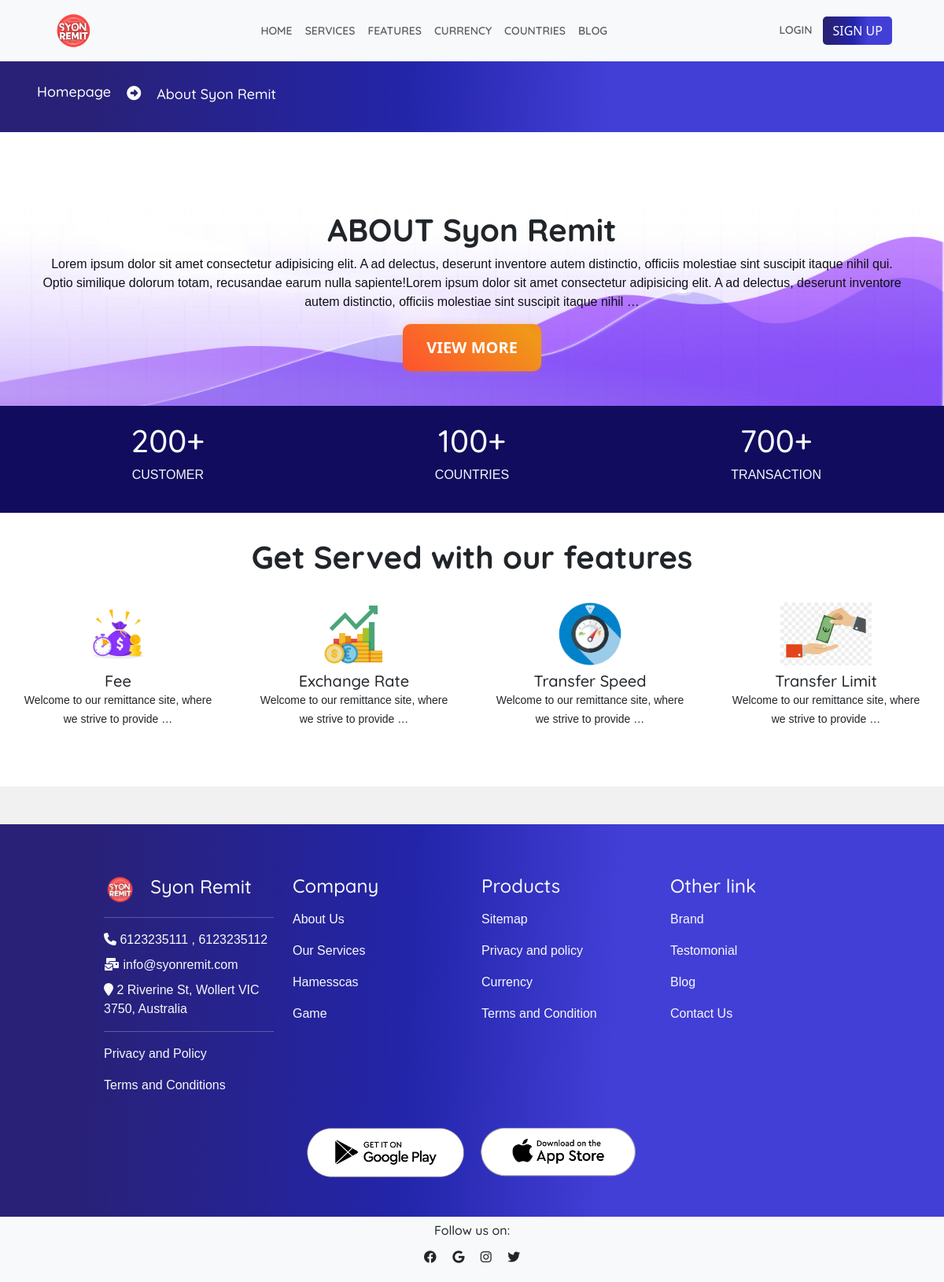
Page /about-xremit on the committed database.
### owner/models.py (models this page shows, shortened)
class SiteSetting(models.Model):
    title = models.CharField(max_length=200)
    subtitle = models.CharField(max_length=300, null=True, blank=True)
    light_logo = models.ImageField(upload_to='logo/', null=True, blank=True)
    dark_logo = models.ImageField(upload_to='logo/', null=True, blank=True)
    favicon = models.ImageField(upload_to='logo/', null=True, blank=True)
    email = models.CharField(max_length=200, null=True, blank=True)
    number_one = models.BigIntegerField(null=True, blank=True)
    number_two = models.BigIntegerField(null=True, blank=True)
    address = models.CharField(max_length=200)

### homepage/models.py (models this page shows, shortened)
class AboutUs(models.Model):
    about_us = RichTextUploadingField()
    objects = models.Manager()
    hide = models.BooleanField(default=False)

class Feature(models.Model):
    image = models.ImageField(upload_to ="features_image/", blank = True, null = True)
    name = models.CharField(max_length=200)
    feature = RichTextUploadingField()

class Footor(models.Model):
    name = models.CharField(max_length=200)
    link = models.CharField(max_length=1000)
    row = models.CharField(max_length=100, choices=(
        ('First', 'First'),
        ('Second', 'Second'),
        ('Third', 'Third')
    ), default="First")

class SocialLink(models.Model):
    name = models.CharField(max_length=200)
    icon = models.CharField(max_length=200)
    link = models.CharField(max_length=800)

### homepage/views.py (the view)
# urls.py: path('about-xremit', views.aboutView, name = "about"),
def aboutView(request):
    about = AboutUs.objects.all()
    if about:
        for i in about:
            about = i
            break
    dist = {
        'service_man':Service.objects.all(),
        'social':SocialLink.objects.all(),
        'about':about,
        'feature_b':Feature.objects.all(),
        'first_fo':Footor.objects.filter(row='First'),
        'second_fo':Footor.objects.filter(row='Second'),
        'third_fo':Footor.objects.filter(row='Third'),
    }
    dist.update(siteInfo())
    return render(request, "homepage/other/about.html", dist)

### homepage/views.py (called while the page is built)
def siteInfo():
    site = SiteSetting.objects.all()
    if site:
        for i in site:
            site = i
            break
    dist ={
        'site':site
    }
    return dist

### template/homepage/other/about.html (shortened to what this page needs)
{% extends 'homepage/index.html' %}
{% block inside %}
<div class="row m-0" id="topbarpage">
    <div class="d-flex my-auto">
        <a href="{%url 'homepage:homepage'%}">
            <h2 class="head-para">
                Homepage
            </h2>
        </a>
        <p class="head-para">
            <i class="fa fa-arrow-alt-circle-right"></i>
        </p>
        <h2 class="head-para">
            About {{site.title}}
        </h2>
    </div>
</div>
<div class="row bg-white m-0 pt-5 pb-5">
    <div class="about-now mt-2 row m-0">
        <div class="col-12 p-4">
            <h2 class="head-home text-center">
                ABOUT {{site.title}}
            </h2>
            <p class="text-primary text-center">
                {{about.about_us|truncatewords:50|striptags}}
            </p>
            <button class="btn btn-warning mt-2 btn-lg m-auto">
                View More
            </button>
        </div>
    </div>
    <div class="row more-info m-0">
        <div class="col-6 col-lg-4 info-more-border">
            <h1 class="text-center text-light">
                200+
            </h1>
            <p class="text-light text-center ">
                CUSTOMER
            </p>
        </div>
        <div class="col-6 col-lg-4 info-more-border">
            <h1 class="text-center text-light">
                100+
            </h1>
            <p class="text-light text-center ">
                COUNTRIES
            </p>
        </div>
        <div class="col-6 col-lg-4 info-more-border">
            <h1 class="text-center text-light">
                700+
            </h1>
            <p class="text-light text-center ">
                TRANSACTION
            </p>
        </div>
    </div>
    <div  class="row p-0 m-0 mt-3">
        <h3 class="head-home text-center mt-3">
            Get Served with our features
        </h3>
        {% for j in feature_b %}
            <div class="col-12 col-lg-3">
                <div class="features-box mt-3 text-center">
                    <img src="{{j.image.url}}" alt="" style="height: 80px; width: auto;">
                    <h5 class="my-auto text-dark mt-2">
                        {{j.name}}
                    </h5>
                    <small class="text-dark mt-2">
                        {{j.feature|truncatewords:10|safe}}
                    </small>
                </div>
            </div>
        {% endfor %}
    </div>
</div>
{% endblock inside %}

### template/homepage/index.html (shortened to what this page needs)
{% extends 'base.html' %}
{% load static %}
{% block content %}
<link
  rel="stylesheet"
  href="https://cdn.jsdelivr.net/npm/swiper@10/swiper-bundle.min.css"
/>
<div class="p-0 m-0">
    <nav class="navbar navbar-expand-lg bg-body-tertiary fixed-top bg-light" id="navbar">
        <div class="container-fluid">
          <div class="collapse navbar-collapse d-flex justify-content-between" id="navbarNav">
            <a href="{%url 'homepage:homepage'%}" class="d-flex">
                <img src="{%if site.light_logo %} {{site.light_logo.url}} {%else%}{%static 'resources/logodark.png'%} {%endif%}" alt="" height="50px">
            </a>
            <ul class="navbar-nav m-auto">
              <li class="nav-item my-auto">
                <a class="nav-link " aria-current="page" href="{%url 'homepage:homepage'%}">
                    HOME
                </a>
              </li>
              <li class="nav-item my-auto">
                <a class="nav-link" href="{%url 'homepage:services'%}">
                    SERVICES
                </a>
              </li>
              <li class="nav-item my-auto">
                <a class="nav-link" href="{%url 'homepage:feature'%}">
                    FEATURES
                </a>
              </li>
              <li class="nav-item my-auto">
                <a class="nav-link" href="{%url 'homepage:currency'%}">
                    CURRENCY
                </a>
              </li>
              <li class="nav-item my-auto">
                <a class="nav-link" href="{%url 'homepage:country'%}">
                    COUNTRIES
                </a>
              </li>
              <li class="nav-item my-auto">
                <a class="nav-link" href="{%url 'homepage:blog'%}">
                    BLOG</a>
              </li>
            </ul>
            <div class="nav-item dropdown">
                <a href="{%url 'homepage:login'%}" id="loginHome">
                    {% if request.user.is_authenticated %}
                        Dashboard
                        {% else %}
                            LOGIN
                    {% endif %}
                </a>
                {% if request.user.is_authenticated %}
                    <a href="{%url 'homepage:logout'%}" class ="text-secondary" >
                        <button class="btn btn-danger">
                            Logout
                        </button>
                    </a>
                {% else %}
                    <a href="{%url 'homepage:register'%}">
                        <button class="btn btn-primary">
                            SIGN UP
                        </button>
                    </a>
                {% endif %}
            </div>
          </div>
        </div>
    </nav>
    <div class="maintain">
    </div>
    {% block inside %}{% endblock inside %}
    <div class="footer row p-0 m-0 mt-5">
        <div class="col-12 col-lg-10  mt-5 m-auto mb-5">
            <div class="row p-0 m-0 ps-2 pe-2">
                <div class="col-12 col-lg-3 mt-3 text-light">
                    <div class="d-flex footer-first">
                        <img src="{%if site.light_logo %} {{site.light_logo.url}} {%else%}{%static 'resources/logodark.png'%} {%endif%}" alt="{{site.title}}">
                        <b class="my-auto">
                            <h4 class="ps-3">{{site.title}}</h4>
                        </b>
                    </div>
                    <hr>
                    <div class="mt-3">
                        <p class="m-0 mt-2 text-light">
                            <i class="fa fa-phone"></i> {{site.number_one}} {% if site.number_two  %}
                            , {{site.number_two}}
                           {% endif %}
                        </p>
                        <p class="m-0 mt-2 text-light">
                            <i class="fa fa-envelopes-bulk"></i> {{site.email}}
                        </p>
                        <p class="m-0 mt-2 text-light">
                            <i class="fa fa-location-pin"></i> {{site.address}}
                        </p>
                        <hr>
                        <a href="{{i.link}}">
                            <p>Privacy and Policy</p>
                        </a>
                        <a href="{{i.link}}">
                            <p>
                                Terms and Conditions
                            </p>
                        </a>
                    </div>
                </div>
                <div class="col-12 col-lg-3 mt-3 text-light">
                    <h4 class="" >Company</h4>
                    <div class="mt-3">
                        {% for i in first_fo %}
                            <a href="{{i.link}}">
                                <p>{{i.name}}</p>
                            </a>
                        {% endfor %}
                    </div>
                </div>
                <div class="col-12 col-lg-3 mt-3 text-light">
                    <h4 class="">Products</h4>
                    <div class="mt-3">
                        {% for i in second_fo %}
                            <a href="{{i.link}}">
                                <p>{{i.name}}</p>
                            </a>
                        {% endfor %}
                    </div>
                </div>
                <div class="col-12 col-lg-3 mt-3 text-light">
                    <h4 class="">Other link</h4>
                    <div class="mt-3">
                        {% for i in third_fo %}
                        <a href="{{i.link}}">
                            <p>{{i.name}}</p>
                        </a>
                    {% endfor %}
                    </div>
                </div>
                <div class="col-12 p-0 mt-4 m-auto">
                    <div class="footor-app text-center">
                        <a href="http://" class="p-2">
                            <img src="{%static 'resources/googleplay.png'%}" alt="">
                        </a>
                        <a href="http://" class="p-2">
                            <img src="{%static 'resources/playstore.png'%}" alt="">
                        </a>
                    </div>
                </div>
            </div>
        </div>
        <div class="row p-0 m-0 bg-light">
            <h6 class="text-center mt-2">
                Follow us on:
            </h6>
            <p class=" text-center">
                {% for i in social%}
                    <i class="m-2 {{i.icon}}"></i>
                {% endfor %}
            </p>
        </div>
    </div>
</div>
{% endblock content %}

### static/css/style.css (style rules this page uses)
.btn-primary { background-image: linear-gradient(92.88deg, #292177 9.16%, #2325aa 43.89%, #423fd7 64.72%); border-radius: 5px; border-style: none; color: #FFFFFF; cursor: pointer; font-weight: 500; text-align: center; transition: all .5s; }
.btn-warning { margin: 10px; padding: 15px 30px; text-align: center; text-transform: uppercase; transition: 0.5s; background-size: 200% auto; color: white; border-radius: 10px; display: block; border: 0px; font-weight: 700; box-shadow: 0px 0px 14px -7px #f09819; background-image: linear-gradient(45deg, #FF512F 0%, #F09819 51%, #FF512F 100%); cursor: pointer; user-select: none; -webkit-user-select: none; touch-action: manipulation; }
.text-primary { color: #0e1018!important; }
.features-box { background-color: #ff5a31; border-radius: 10px; color: white; padding: 10px; cursor: pointer; }
small, span, p { font-family: 'Alegreya Sans SC', sans-serif; }
h1, h2, h3, h4, h5, h6 { font-family: 'Quicksand', sans-serif; }
body { background-color: #f1f1f1; }
a { text-decoration: none; color: inherit; }
.navbar { padding: 14px; }
.nav-link { color:rgb(94, 94, 94); font-size: 14px; font-weight: 600; font-family:'Quicksand', sans-serif ; }
#loginHome { color:rgb(94, 94, 94); font-size: 14px; font-weight: 600; padding: 10px; font-family:'Quicksand', sans-serif ; animation-name:wobble; }
.navbar-collapse { padding-left: 40px; padding-right: 40px; }
.head-home { font-size: 40px; font-weight: bold; }
.head-para { font-size: 18px; font-weight: 500; color: white; padding: 10px; }
#topbarpage { background-image: linear-gradient(92.88deg, #292177 9.16%, #2325aa 43.89%, #423fd7 64.72%); color: white; padding: 25px; overflow: scroll; }
#topbarpage .head-para { margin: auto 0; }
.footer { background-image: linear-gradient(92.88deg, #292177 9.16%, #2325aa 43.89%, #423fd7 64.72%); }
.footer-first img { height: auto; width:20%; }
.footor-app img { height: auto; width: 200px; }
.maintain { height: 71px; }
.features-box { background-color: rgb(255, 255, 255); border-radius: 20px; }
.about-now { background-image: url('../resources/about.png'); background-size: 100% 100%; height: auto; background-attachment: scroll; padding: 20px; }
.more-info { padding: 20px; background-color: #110c5e; }

### rows in the picture
SiteSetting: light_logo (picture), title "Syon Remit", number_one "6123235111", number_two "6123235112", email "info@syonremit.com", address "2 Riverine St, Wollert VIC 3750, Australia"
AboutUs: about_us "Lorem ipsum dolor sit amet consectetur adipisicing elit. A ad delectus, deserunt inventore autem distinctio, officiis molestiae sint suscipit itaque nihil qui. Optio similique dolorum totam, recusandae earum nulla sapiente!Lorem ipsum dolor sit amet consectetur adipisicing elit. A ad delectus, deserunt inventore autem distinctio, officiis molestiae sint suscipit itaque nihil …"
Feature: image (picture), name "Fee", feature "Welcome to our remittance site, where we strive to provide …"
Feature: image (picture), name "Exchange Rate", feature "Welcome to our remittance site, where we strive to provide …"
Feature: image (picture), name "Transfer Speed", feature "Welcome to our remittance site, where we strive to provide …"
Feature: image (picture), name "Transfer Limit", feature "Welcome to our remittance site, where we strive to provide …"
Footor: name "About Us"
Footor: name "Our Services"
Footor: name "Hamesscas"
Footor: name "Game"
Footor: name "Sitemap"
Footor: name "Privacy and policy"
Footor: name "Currency"
Footor: name "Terms and Condition"
Footor: name "Brand"
Footor: name "Testomonial"
Footor: name "Blog"
Footor: name "Contact Us"
